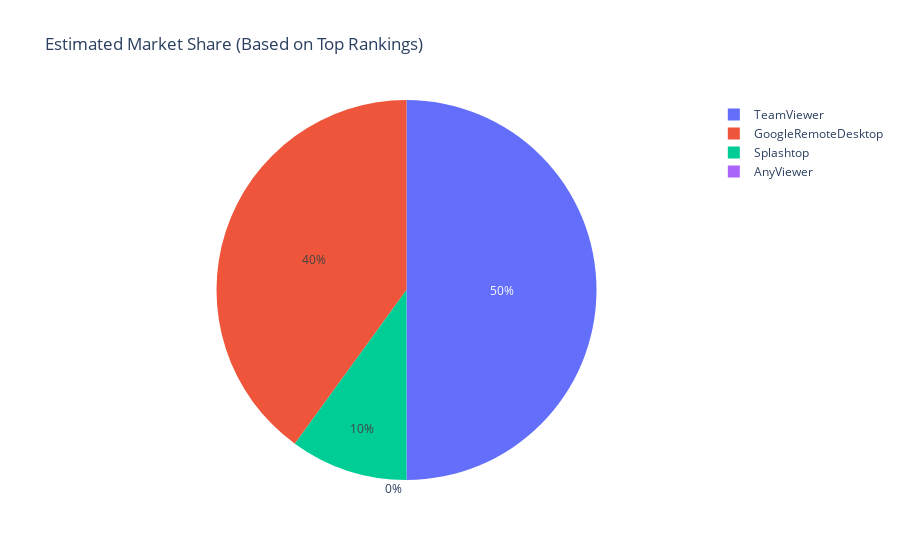

This figure's notebook cell:
### Code cell
# 4. Competitor Market Share
top_rankings = df[['Splashtop', 'TeamViewer', 'AnyViewer', 'GoogleRemoteDesktop']].apply(lambda x: x == x.min(), axis=1)
market_share = top_rankings.sum() / len(df) * 100
fig4 = px.pie(values=market_share, names=market_share.index, 
              title='Estimated Market Share (Based on Top Rankings)')
fig4.show()

### Figure 1 — Plotly figure (JSON) as saved in the notebook; plotly's stock layout.template omitted (floating-point values rounded to 4 significant figures)
{"data": [{"domain": {"x": [0, 1], "y": [0, 1]}, "hovertemplate": "label=%{label}<br>value=%{value}<extra></extra>", "labels": ["Splashtop", "TeamViewer", "AnyViewer", "GoogleRemoteDesktop"], "legendgroup": "", "name": "", "showlegend": true, "type": "pie", "values": [10, 50, 0, 40]}], "layout": {"legend": {"tracegroupgap": 0}, "title": {"text": "Estimated Market Share (Based on Top Rankings)"}}}
